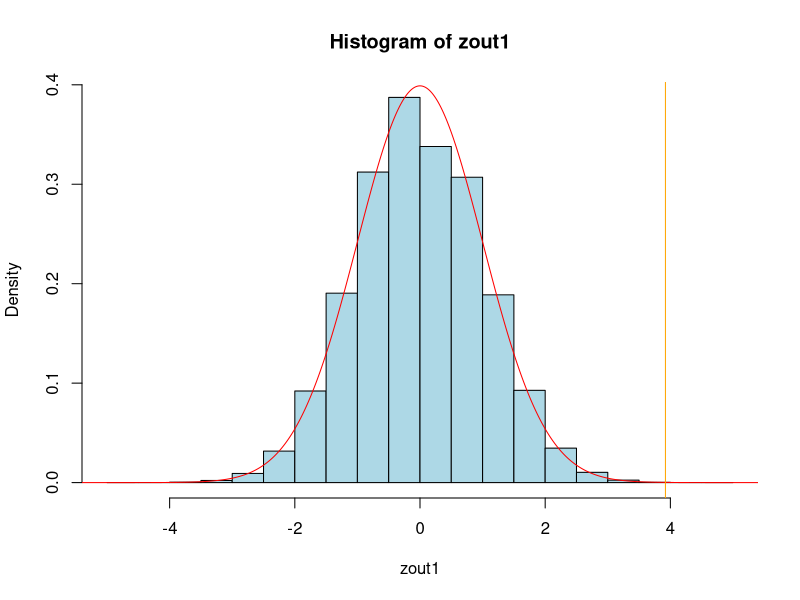

The R source for this figure:
#####################################################
#
# Hypothesis Tests on Proportions
# Via a simulation
#
#####################################################

p0 <- 0.5
n1 <- 1000

zout1 <- rep(0,10000)
for (i in 1:100000)
{
  x1 <- rbinom(n1, 1, p0)
  phat <- mean(x1)
  z1 <- (phat - p0)/sqrt(p0*(1 - p0)/n1 )
  zout1[i] <- z1
}
hist(zout1, freq = FALSE, col = 'lightblue')
lines(seq(-6, 6, by = 0.01),
      dnorm( seq(-6, 6, by = 0.01), 0, 1),
      col = 'red')

# Suppose see x = 562 (successes)
z1a <- (562/1000 - p0)/sqrt(p0*(1 - p0)/n1 )
abline(v = z1a, col = 'orange')
pval1 <- zout1[zout1 > z1a]

# Use built in R function (success, total)
prop.test(562, 1000)